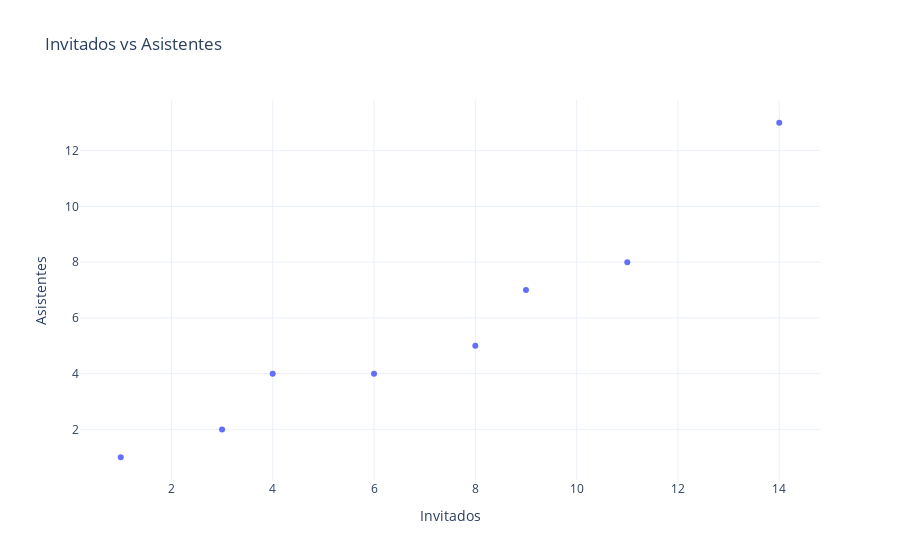

The notebook cell this image was saved under:
### Code cell
fig = px.scatter(invites_data, x='X', y='Y', 
                 title='Invitados vs Asistentes',
                 labels={'X': 'Invitados', 'Y': 'Asistentes'},
                 template='plotly_white')

fig.show()

### Figure 1 — Plotly figure (JSON) as saved in the notebook; plotly's stock layout.template omitted (floating-point values rounded to 4 significant figures)
{"data": [{"hovertemplate": "Invitados=%{x}<br>Asistentes=%{y}<extra></extra>", "legendgroup": "", "marker": {"color": "#636efa", "symbol": "circle"}, "mode": "markers", "name": "", "orientation": "v", "showlegend": false, "type": "scatter", "x": [1, 3, 4, 6, 8, 9, 11, 14], "xaxis": "x", "y": [1, 2, 4, 4, 5, 7, 8, 13], "yaxis": "y"}], "layout": {"legend": {"tracegroupgap": 0}, "title": {"text": "Invitados vs Asistentes"}, "xaxis": {"anchor": "y", "domain": [0, 1], "title": {"text": "Invitados"}}, "yaxis": {"anchor": "x", "domain": [0, 1], "title": {"text": "Asistentes"}}}}
